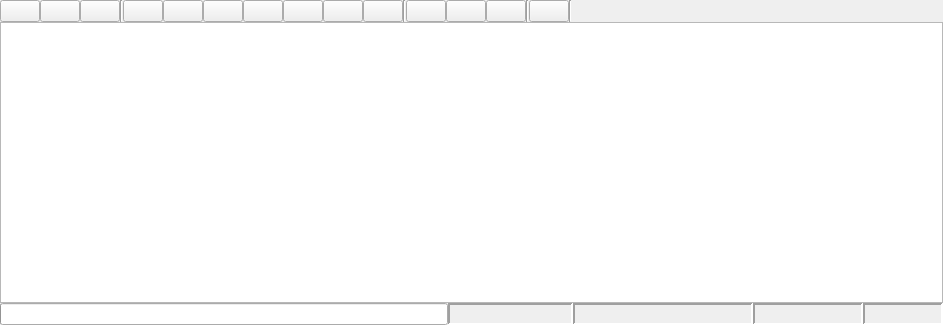
<?xml version="1.0" encoding="UTF-8"?>
<ui version="4.0">
 <class>Bag</class>
 <widget class="QWidget" name="Bag">
  <property name="geometry">
   <rect>
    <x>0</x>
    <y>0</y>
    <width>943</width>
    <height>325</height>
   </rect>
  </property>
  <property name="windowTitle">
   <string>Bag</string>
  </property>
  <layout class="QVBoxLayout" name="verticalLayout">
   <property name="spacing">
    <number>0</number>
   </property>
   <property name="margin">
    <number>0</number>
   </property>
   <item>
    <layout class="QHBoxLayout" name="horizontalLayout">
     <item>
      <widget class="QPushButton" name="record_button">
       <property name="toolTip">
        <string>Record Bag</string>
       </property>
       <property name="text">
        <string/>
       </property>
       <property name="iconSize">
        <size>
         <width>16</width>
         <height>16</height>
        </size>
       </property>
      </widget>
     </item>
     <item>
      <widget class="QPushButton" name="load_button">
       <property name="toolTip">
        <string>Load Bag</string>
       </property>
       <property name="text">
        <string/>
       </property>
       <property name="iconSize">
        <size>
         <width>16</width>
         <height>16</height>
        </size>
       </property>
      </widget>
     </item>
     <item>
      <widget class="QPushButton" name="save_button">
       <property name="toolTip">
        <string>Save Bag</string>
       </property>
       <property name="text">
        <string/>
       </property>
       <property name="iconSize">
        <size>
         <width>16</width>
         <height>16</height>
        </size>
       </property>
      </widget>
     </item>
     <item>
      <widget class="Line" name="line_3">
       <property name="orientation">
        <enum>Qt::Vertical</enum>
       </property>
      </widget>
     </item>
     <item>
      <widget class="QPushButton" name="begin_button">
       <property name="toolTip">
        <string>Go To Beginning</string>
       </property>
       <property name="text">
        <string/>
       </property>
       <property name="iconSize">
        <size>
         <width>16</width>
         <height>16</height>
        </size>
       </property>
      </widget>
     </item>
     <item>
      <widget class="QPushButton" name="slower_button">
       <property name="toolTip">
        <string>Slower / Rewind</string>
       </property>
       <property name="text">
        <string/>
       </property>
       <property name="iconSize">
        <size>
         <width>16</width>
         <height>16</height>
        </size>
       </property>
      </widget>
     </item>
     <item>
      <widget class="QPushButton" name="previous_button">
       <property name="toolTip">
        <string>Previous frame</string>
       </property>
       <property name="text">
        <string/>
       </property>
       <property name="iconSize">
        <size>
         <width>16</width>
         <height>16</height>
        </size>
       </property>
      </widget>
     </item>
     <item>
      <widget class="QPushButton" name="play_button">
       <property name="toolTip">
        <string>Play / Pause</string>
       </property>
       <property name="text">
        <string/>
       </property>
       <property name="iconSize">
        <size>
         <width>16</width>
         <height>16</height>
        </size>
       </property>
       <property name="checkable">
        <bool>true</bool>
       </property>
      </widget>
     </item>
     <item>
      <widget class="QPushButton" name="next_button">
       <property name="toolTip">
        <string>Next frame</string>
       </property>
       <property name="text">
        <string/>
       </property>
       <property name="iconSize">
        <size>
         <width>16</width>
         <height>16</height>
        </size>
       </property>
      </widget>
     </item>
     <item>
      <widget class="QPushButton" name="faster_button">
       <property name="toolTip">
        <string>Fast Forward</string>
       </property>
       <property name="text">
        <string/>
       </property>
       <property name="iconSize">
        <size>
         <width>16</width>
         <height>16</height>
        </size>
       </property>
      </widget>
     </item>
     <item>
      <widget class="QPushButton" name="end_button">
       <property name="toolTip">
        <string>Go To End</string>
       </property>
       <property name="text">
        <string/>
       </property>
       <property name="iconSize">
        <size>
         <width>16</width>
         <height>16</height>
        </size>
       </property>
      </widget>
     </item>
     <item>
      <widget class="Line" name="line">
       <property name="orientation">
        <enum>Qt::Vertical</enum>
       </property>
      </widget>
     </item>
     <item>
      <widget class="QPushButton" name="zoom_in_button">
       <property name="toolTip">
        <string>Zoom In</string>
       </property>
       <property name="text">
        <string/>
       </property>
       <property name="iconSize">
        <size>
         <width>16</width>
         <height>16</height>
        </size>
       </property>
      </widget>
     </item>
     <item>
      <widget class="QPushButton" name="zoom_out_button">
       <property name="toolTip">
        <string>Zoom Out</string>
       </property>
       <property name="text">
        <string/>
       </property>
       <property name="iconSize">
        <size>
         <width>16</width>
         <height>16</height>
        </size>
       </property>
      </widget>
     </item>
     <item>
      <widget class="QPushButton" name="zoom_all_button">
       <property name="toolTip">
        <string>Zoom Home</string>
       </property>
       <property name="text">
        <string/>
       </property>
       <property name="iconSize">
        <size>
         <width>16</width>
         <height>16</height>
        </size>
       </property>
      </widget>
     </item>
     <item>
      <widget class="Line" name="line_2">
       <property name="orientation">
        <enum>Qt::Vertical</enum>
       </property>
      </widget>
     </item>
     <item>
      <widget class="QPushButton" name="thumbs_button">
       <property name="toolTip">
        <string>Toggle Thumbnails</string>
       </property>
       <property name="text">
        <string/>
       </property>
       <property name="iconSize">
        <size>
         <width>16</width>
         <height>16</height>
        </size>
       </property>
       <property name="checkable">
        <bool>true</bool>
       </property>
      </widget>
     </item>
     <item>
      <widget class="Line" name="line_4">
       <property name="orientation">
        <enum>Qt::Vertical</enum>
       </property>
      </widget>
     </item>
     <item>
      <spacer name="horizontalSpacer">
       <property name="orientation">
        <enum>Qt::Horizontal</enum>
       </property>
       <property name="sizeHint" stdset="0">
        <size>
         <width>40</width>
         <height>20</height>
        </size>
       </property>
      </spacer>
     </item>
    </layout>
   </item>
   <item>
    <widget class="BagGraphicsView" name="graphics_view">
     <property name="horizontalScrollBarPolicy">
      <enum>Qt::ScrollBarAlwaysOff</enum>
     </property>
    </widget>
   </item>
   <item>
    <layout class="QHBoxLayout" name="status_bar_layout">
     <item>
      <widget class="QProgressBar" name="progress_bar">
       <property name="sizePolicy">
        <sizepolicy hsizetype="Minimum" vsizetype="Fixed">
         <horstretch>0</horstretch>
         <verstretch>0</verstretch>
        </sizepolicy>
       </property>
       <property name="value">
        <number>0</number>
       </property>
       <property name="textVisible">
        <bool>false</bool>
       </property>
      </widget>
     </item>
     <item>
      <widget class="QLabel" name="stamp_label">
       <property name="maximumSize">
        <size>
         <width>125</width>
         <height>16777215</height>
        </size>
       </property>
       <property name="toolTip">
        <string>Time Stamp of the current playhead</string>
       </property>
       <property name="frameShape">
        <enum>QFrame::Panel</enum>
       </property>
       <property name="frameShadow">
        <enum>QFrame::Sunken</enum>
       </property>
       <property name="lineWidth">
        <number>2</number>
       </property>
       <property name="text">
        <string/>
       </property>
      </widget>
     </item>
     <item>
      <widget class="QLabel" name="date_label">
       <property name="maximumSize">
        <size>
         <width>180</width>
         <height>16777215</height>
        </size>
       </property>
       <property name="toolTip">
        <string>Date and time of the playhead</string>
       </property>
       <property name="frameShape">
        <enum>QFrame::Panel</enum>
       </property>
       <property name="frameShadow">
        <enum>QFrame::Sunken</enum>
       </property>
       <property name="lineWidth">
        <number>2</number>
       </property>
       <property name="text">
        <string/>
       </property>
      </widget>
     </item>
     <item>
      <widget class="QLabel" name="seconds_label">
       <property name="minimumSize">
        <size>
         <width>0</width>
         <height>0</height>
        </size>
       </property>
       <property name="maximumSize">
        <size>
         <width>110</width>
         <height>16777215</height>
        </size>
       </property>
       <property name="toolTip">
        <string>Number of Seconds from the beginning of the current playhead</string>
       </property>
       <property name="frameShape">
        <enum>QFrame::Panel</enum>
       </property>
       <property name="frameShadow">
        <enum>QFrame::Sunken</enum>
       </property>
       <property name="lineWidth">
        <number>2</number>
       </property>
       <property name="text">
        <string/>
       </property>
      </widget>
     </item>
     <item>
      <widget class="QLabel" name="playspeed_label">
       <property name="maximumSize">
        <size>
         <width>80</width>
         <height>16777215</height>
        </size>
       </property>
       <property name="frameShape">
        <enum>QFrame::Panel</enum>
       </property>
       <property name="frameShadow">
        <enum>QFrame::Sunken</enum>
       </property>
       <property name="lineWidth">
        <number>2</number>
       </property>
       <property name="text">
        <string/>
       </property>
      </widget>
     </item>
    </layout>
   </item>
  </layout>
 </widget>
 <customwidgets>
  <customwidget>
   <class>BagGraphicsView</class>
   <extends>QGraphicsView</extends>
   <header>rqt_bag.bag_widget</header>
  </customwidget>
 </customwidgets>
 <resources/>
 <connections/>
</ui>
